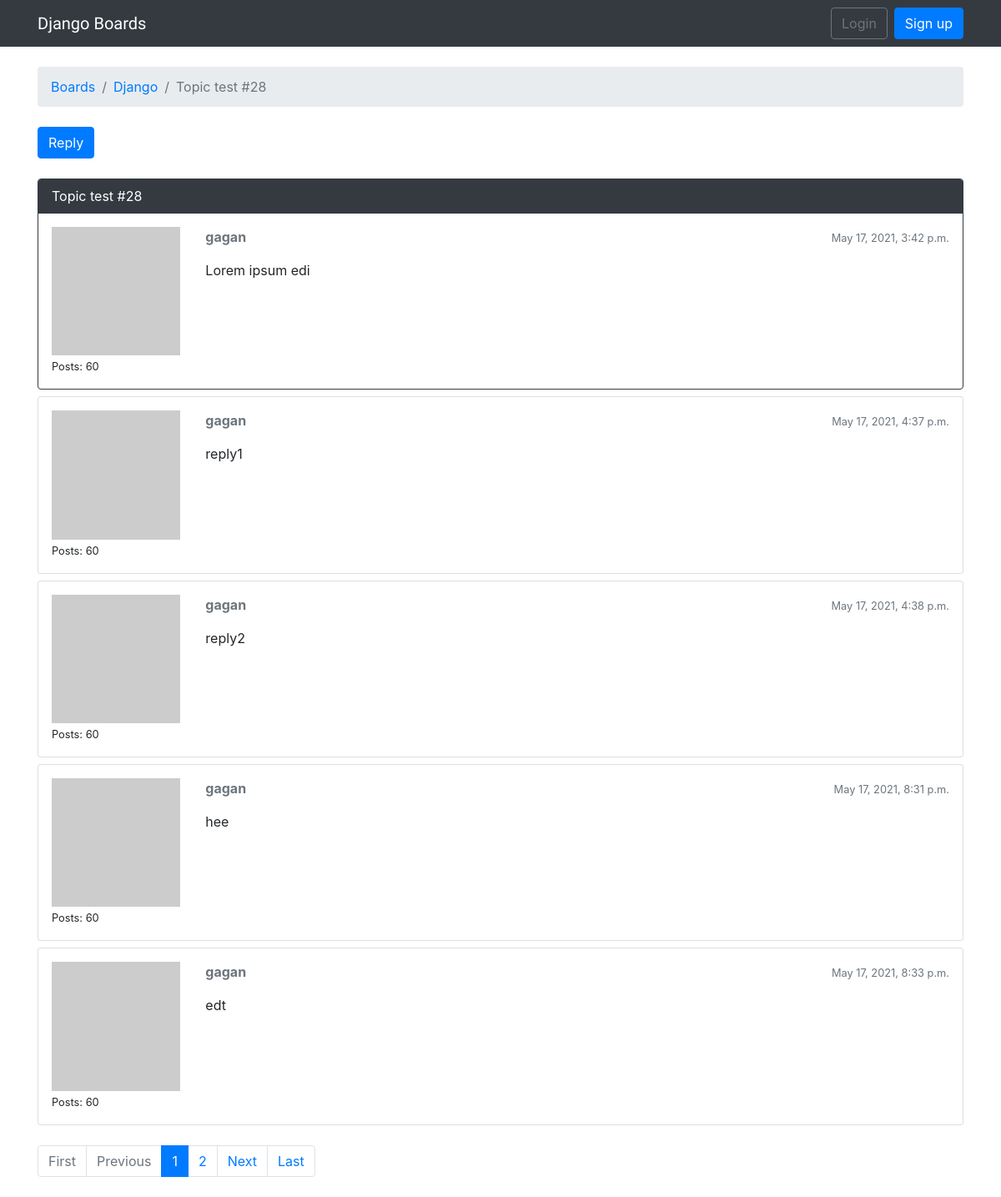
The page /boards/1/topics/46/ on the database its author committed.
### boards/models.py (models this page shows, shortened)
class Topic(models.Model):
    subject = models.CharField(max_length=255)
    last_updated = models.DateTimeField(auto_now_add=True)
    board = models.ForeignKey(Board, related_name='topics',on_delete=models.CASCADE)
    starter = models.ForeignKey(User, related_name='topics',on_delete=models.CASCADE)
    views = models.PositiveIntegerField(default=0)

class Board(models.Model):
    name = models.CharField(max_length=30, unique=True)
    description = models.CharField(max_length=100)

class Post(models.Model):
    message = models.TextField(max_length=4000)
    topic = models.ForeignKey(Topic, related_name='posts',on_delete=models.CASCADE)
    created_at = models.DateTimeField(auto_now_add=True)
    updated_at = models.DateTimeField(null=True)
    created_by = models.ForeignKey(User, related_name='posts',on_delete=models.CASCADE)
    updated_by = models.ForeignKey(User, null=True, related_name='+',on_delete=models.CASCADE)
    def get_message_as_markdown(self):
        return mark_safe(markdown(self.message, safe_mode='escape'))

### boards/views.py (the view)
# urls.py: path(r'boards/<int:board_pk>/topics/<int:pk>/', views.PostListView.as_view(), name='topic_posts'),
class PostListView(ListView):
    model = Post
    context_object_name = 'posts'
    template_name = 'topic_posts.html'
    paginate_by = 5
    def get_context_data(self, **kwargs):
        self.topic.views += 1
        self.topic.save()
        kwargs['topic'] = self.topic
        return super().get_context_data(**kwargs)
    def get_queryset(self):
        self.topic = get_object_or_404(Topic, board__pk=self.kwargs.get('board_pk'), pk=self.kwargs.get('pk'))
        queryset = self.topic.posts.order_by('created_at')
        return queryset

### boards/templatetags/gravatar.py (called while the page is built)
@register.filter
def gravatar(user):
    email = user.email.lower().encode('utf-8')
    default = 'mm'
    size = 256
    url = 'https://www.gravatar.com/avatar/{md5}?{params}'.format(
        md5=hashlib.md5(email).hexdigest(),
        params=urlencode({'d': default, 's': str(size)})
    )
    return url

### templates/topic_posts.html (shortened to what this page needs)
{% extends 'base.html' %}
{% load static %}
{% load gravatar %}
{% block breadcrumb %}
  <li class="breadcrumb-item"><a href="{% url 'home' %}">Boards</a></li>
  <li class="breadcrumb-item"><a href="{% url 'board_topics' topic.board.pk %}">{{ topic.board.name }}</a></li>
  <li class="breadcrumb-item active">{{ topic.subject }}</li>
{% endblock %}
{% block content %}
  <div class="mb-4">
    <a href="{% url 'reply_topic' topic.board.pk topic.pk %}" class="btn btn-primary" role="button">Reply</a>
  </div>
  {% for post in posts %}
  <div id="{{ post.pk }}" class="card {% if forloop.last %}mb-4{% else %}mb-2{% endif %} {% if forloop.first %}border-dark{% endif %}">
      {% if forloop.first %}
        <div class="card-header text-white bg-dark py-2 px-3">{{ topic.subject }}</div>
      {% endif %}
      <div class="card-body p-3">
        <div class="row">
          <div class="col-2">
            <img src="{{ post.created_by|gravatar }}" alt="{{ post.created_by.username }}" class="w-100">
            <small>Posts: {{ post.created_by.posts.count }}</small>
          </div>
          <div class="col-10">
            <div class="row mb-3">
              <div class="col-6">
                <strong class="text-muted">{{ post.created_by.username }}</strong>
              </div>
              <div class="col-6 text-right">
                <small class="text-muted">{{ post.created_at }}</small>
              </div>
            </div>
            {{ post.get_message_as_markdown }}
          </div>
        </div>
      </div>
    </div>
  {% endfor %}
  {% include 'includes/pagination.html' %}
{% endblock %}

### rows shown on the page
Topic: board.name "Django", subject "Topic test #28"
Post: created_by.posts.count "60", created_by.username "gagan", created_at "May 17, 2021, 3:42 p.m.", get_message_as_markdown "Lorem ipsum edi"
Post: created_by.posts.count "60", created_by.username "gagan", created_at "May 17, 2021, 4:37 p.m.", get_message_as_markdown "reply1"
Post: created_by.posts.count "60", created_by.username "gagan", created_at "May 17, 2021, 4:38 p.m.", get_message_as_markdown "reply2"
Post: created_by.posts.count "60", created_by.username "gagan", created_at "May 17, 2021, 8:31 p.m.", get_message_as_markdown "hee"
Post: created_by.posts.count "60", created_by.username "gagan", created_at "May 17, 2021, 8:33 p.m.", get_message_as_markdown "edt"

### other values the page prints
{{ page_num }} "1"
{{ page_num }} "2"
